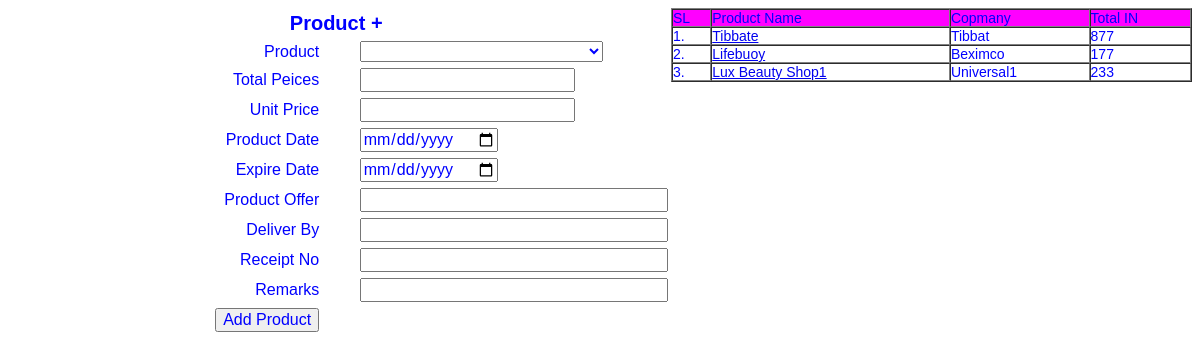
The app's page /project/add_product.php with its own data.
### tables this page shows
CREATE TABLE `product_add` (
  `id` int(11) NOT NULL,
  `product_id` int(11) NOT NULL,
  `product_total` int(11) NOT NULL,
  `product_unit` int(11) NOT NULL,
  `product_pdate` date NOT NULL,
  `product_edate` date NOT NULL,
  `product_offer` varchar(64) NOT NULL,
  `product_deliver_by` varchar(64) NOT NULL,
  `product_receipt` varchar(32) NOT NULL,
  `product_remarks` varchar(64) NOT NULL,
  `created` timestamp NOT NULL DEFAULT current_timestamp() ON UPDATE current_timestamp()
);

CREATE TABLE `product_info` (
  `id` int(11) NOT NULL,
  `product_name` varchar(64) NOT NULL,
  `product_category` varchar(64) NOT NULL,
  `product_company` varchar(64) NOT NULL,
  `product_purpose` varchar(256) NOT NULL,
  `product_avail` varchar(1) NOT NULL,
  `product_addby` varchar(32) NOT NULL,
  `product_remarks` varchar(64) NOT NULL,
  `created` timestamp NOT NULL DEFAULT current_timestamp() ON UPDATE current_timestamp()
);

### project/functions.php (called while the page is built)
<?php
	require_once("connect.php");
	function Product_Info($id,$field)
	{
		global $conn;
		$sql = "Select * from product_info where id = '$id'";
		if($result = mysqli_query($conn,$sql))
		{
			if(mysqli_num_rows($result) > 0)
			{
				$rows = mysqli_fetch_assoc($result);
				return $rows[$field];
			}
			else
				return "";
		}
		else
			return "";
	}
	function Product_In($product_id)
	{
		global $conn;
		$total = 0;
		$sql = "Select * from product_add where product_id = '$product_id'";
		if($result = mysqli_query($conn,$sql))
		{
			if(mysqli_num_rows($result) > 0)
			{
				while($rows = mysqli_fetch_assoc($result))
				{
					$total += $rows["product_total"];
				}
			}
		}
		return $total;
	}
?>

### project/add_product.php (the view, shortened to what this page needs)
<?php
	require_once("connect.php");
	require_once("functions.php");
?>
<!DOCTYPE html PUBLIC "-//W3C//DTD XHTML 1.0 Transitional//EN" "http://www.w3.org/TR/xhtml1/DTD/xhtml1-transitional.dtd">
<html xmlns="http://www.w3.org/1999/xhtml">
<head>
<link rel="stylesheet" href="css/mystyle.css" type="text/css" />
</head>
<body>
<form action="" method="post">
<table width="100%" border="0" cellpadding="0" cellspacing="0">
    <td colspan="2"><?php	require_once("header.php");	?></td>
  <tr>
    <td width="56%"><table width="99%" border="0" cellspacing="2" cellpadding="2">
      <tr>
        <td colspan="3"><div align="center" class="style3">Product + </div></td>
        </tr>
      <tr>
        <td width="48%" class="style5"><div align="right">Product</div></td>
        <td width="5%">&nbsp;</td>
        <td width="47%"><select name="product_id" class="style5">
		<option></option>
		<?php
			$sql = "Select * from product_info where product_avail = 'Y'";
			if($result = mysqli_query($conn,$sql))
			{
				if(mysqli_num_rows($result) > 0)
				{
					while($rows = mysqli_fetch_assoc($result))
					{
						echo "<option value = "; echo $rows["id"];	echo ">".$rows["product_name"].' - '.$rows["product_company"]."</option>";
					}
				}
			}
		?>
		</select></td>
      </tr>
      <tr>
        <td class="style5"><div align="right">Total Peices </div></td>
        <td>&nbsp;</td>
        <td><input type="number" name="product_total" class="style5"  /></td>
      </tr>
      <tr>
        <td class="style5"><div align="right">Unit Price </div></td>
        <td>&nbsp;</td>
        <td><input type="number" name="product_unit" class="style5" /></td>
      </tr>
      <tr>
        <td class="style5"><div align="right">Product Date </div></td>
        <td>&nbsp;</td>
        <td><input type="date" name="product_pdate" class="style5" /></td>
      </tr>
      <tr>
        <td class="style5"><div align="right">Expire Date </div></td>
        <td>&nbsp;</td>
        <td><input type="date" name="product_edate" class="style5" /></td>
      </tr>
      <tr>
        <td class="style5"><div align="right">Product Offer</div></td>
        <td>&nbsp;</td>
        <td><input type="text" name="product_offer" class="style5" style="width:100%" /></td>
      </tr>
      <tr>
        <td class="style5"><div align="right">Deliver By </div></td>
        <td>&nbsp;</td>
        <td><input type="text" name="product_deliver_by" class="style5" style="width:100%" /></td>
      </tr>
      <tr>
        <td class="style5"><div align="right">Receipt No </div></td>
        <td>&nbsp;</td>
        <td><input type="text" name="product_receipt" class="style5" style="width:100%" /></td>
      </tr>
      <tr>
        <td class="style5"><div align="right">Remarks</div></td>
        <td>&nbsp;</td>
        <td><input type="text" name="product_remarks" class="style5" style="width:100%" /></td>
      </tr>
      <tr>
        <td class="style5"><div align="right"><input type="submit" name="add_product" value="Add Product" class="style5" /></div></td>
        <td>&nbsp;</td>
        <td>&nbsp;</td>
      </tr>
      <tr>
        <td>&nbsp;</td>
        <td>&nbsp;</td>
        <td>&nbsp;</td>
      </tr>
    </table></td>
    <td valign="top" id="product_add"><?php
		$sql = "Select * from product_add group by product_id";
			if($result = mysqli_query($conn,$sql))
			{
				if(mysqli_num_rows($result) > 0)
				{
					echo "<table width='100%' border='1' class='style6' cellspacing='0' cellpadding='0'>";
					echo "<tr bgcolor='#FF00FF'><td>SL</td>";
					echo "<td>Product Name</td>";
					echo "<td>Copmany</td>";
					echo "<td>Total IN</td></tr>";
					$sl = 1;
					while($rows = mysqli_fetch_assoc($result))
					{
						echo "<tr><td>";	echo $sl++.'.';	echo "</td>";
						echo "<td><a onclick='ShowProductDetails(";		echo $rows["product_id"];	echo ")' href='#'>";	echo Product_Info($rows["product_id"],"product_name");	echo "</a></td>";
						echo "<td>";	echo Product_Info($rows["product_id"],"product_company");	echo "</td>";
						echo "<td>";	echo Product_In($rows["product_id"]);	echo "</td></tr>";
					}
					echo "</table>";
				}
			}
	?></td>
    </tr>
</table>
</form>
</body>
</html>

### New folder/css/mystyle.css (style rules this page uses)
.style3 { font-family:Verdana, Arial, Helvetica, sans-serif; font-size:20px; font-style:normal; font-weight:bold; color:#0000FF; }
.style5 { font-family:Verdana, Arial, Helvetica, sans-serif; font-size:16px; font-style:normal; font-weight:normal; color:#0000FF; }
.style6 { font-family:Verdana, Arial, Helvetica, sans-serif; font-size:14px; font-style:normal; font-weight:norman; color:#0000FF; }

### records on screen
product_add: product.product_name "Tibbate", product.product_company "Tibbat", product_id "877"
product_add: product.product_name "Lifebuoy", product.product_company "Beximco", product_id "177"
product_add: product.product_name "Lux Beauty Shop1", product.product_company "Universal1", product_id "233"
